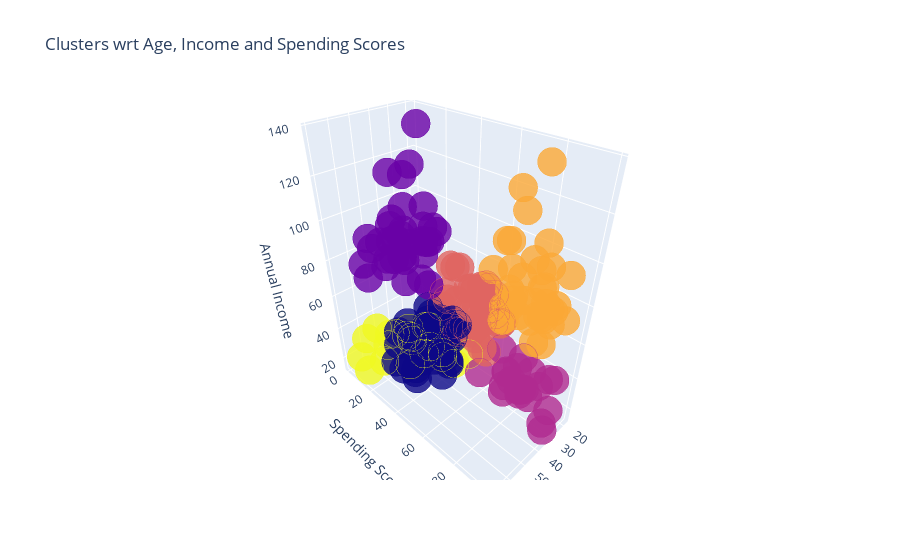

Source (notebook cell):
### Code cell
import plotly as py
import plotly.graph_objs as go

trace1 = go.Scatter3d(
    x= df['Age'],
    y= df['Spending Score (1-100)'],
    z= df['Annual Income (k$)'],
    mode='markers',
     marker=dict(
        color = df['cluster'], 
        size= 10,
        line=dict(
            color= df['cluster'],
            width= 12
        ),
        opacity=0.8
     )
)

data = [trace1]
layout = go.Layout(
    title= 'Clusters wrt Age, Income and Spending Scores',
    scene = dict(
            xaxis = dict(title  = 'Age'),
            yaxis = dict(title  = 'Spending Score'),
            zaxis = dict(title  = 'Annual Income')
        )
)
fig = go.Figure(data=data, layout=layout)
py.offline.iplot(fig)

### Figure 1 — Plotly figure (JSON) as saved in the notebook; plotly's stock layout.template omitted (floating-point values rounded to 4 significant figures; data arrays with more than 128 entries replaced by an {"elided": "..."} marker saying what was removed)
{"data": [{"marker": {"color": {"elided": "200 int values"}, "line": {"color": {"elided": "200 int values"}, "width": 12}, "opacity": 0.8, "size": 10}, "mode": "markers", "type": "scatter3d", "x": {"elided": "200 int values"}, "y": {"elided": "200 int values"}, "z": {"elided": "200 int values"}}], "layout": {"scene": {"xaxis": {"title": {"text": "Age"}}, "yaxis": {"title": {"text": "Spending Score"}}, "zaxis": {"title": {"text": "Annual Income"}}}, "title": {"text": "Clusters wrt Age, Income and Spending Scores"}}}
